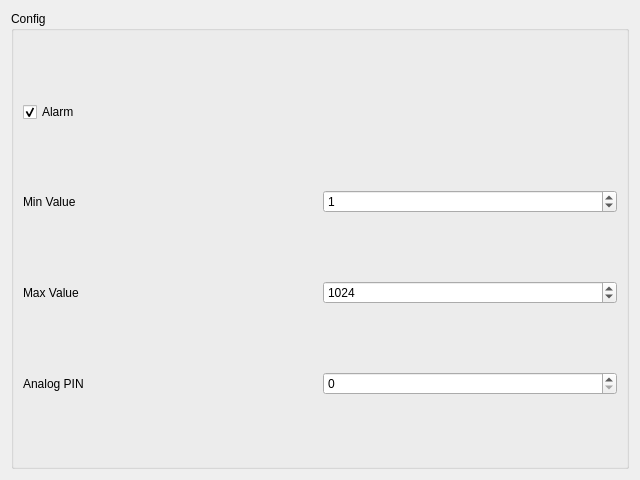
<?xml version="1.0" encoding="UTF-8"?>
<ui version="4.0">
 <class>RpiAnalogSensorWidget</class>
 <widget class="QWidget" name="RpiAnalogSensorWidget">
  <property name="geometry">
   <rect>
    <x>0</x>
    <y>0</y>
    <width>640</width>
    <height>480</height>
   </rect>
  </property>
  <property name="windowTitle">
   <string>Form</string>
  </property>
  <layout class="QGridLayout" name="gridLayout">
   <item row="1" column="0">
    <widget class="QGroupBox" name="groupBox">
     <property name="title">
      <string>Config</string>
     </property>
     <layout class="QGridLayout" name="gridLayout_2">
      <item row="2" column="1">
       <widget class="QSpinBox" name="maxSpinBox">
        <property name="maximum">
         <number>2048</number>
        </property>
        <property name="value">
         <number>1024</number>
        </property>
       </widget>
      </item>
      <item row="3" column="0">
       <widget class="QLabel" name="label">
        <property name="text">
         <string>Analog PIN</string>
        </property>
       </widget>
      </item>
      <item row="0" column="0">
       <widget class="QCheckBox" name="alarmCheckBox">
        <property name="text">
         <string>Alarm</string>
        </property>
        <property name="checked">
         <bool>true</bool>
        </property>
       </widget>
      </item>
      <item row="3" column="1">
       <widget class="QSpinBox" name="pinSpinBox">
        <property name="maximum">
         <number>40</number>
        </property>
        <property name="value">
         <number>0</number>
        </property>
       </widget>
      </item>
      <item row="1" column="1">
       <widget class="QSpinBox" name="minSpinBox">
        <property name="maximum">
         <number>2048</number>
        </property>
        <property name="value">
         <number>1</number>
        </property>
       </widget>
      </item>
      <item row="1" column="0">
       <widget class="QLabel" name="label_2">
        <property name="text">
         <string>Min Value</string>
        </property>
       </widget>
      </item>
      <item row="2" column="0">
       <widget class="QLabel" name="label_3">
        <property name="text">
         <string>Max Value</string>
        </property>
       </widget>
      </item>
     </layout>
    </widget>
   </item>
  </layout>
 </widget>
 <resources/>
 <connections/>
</ui>
